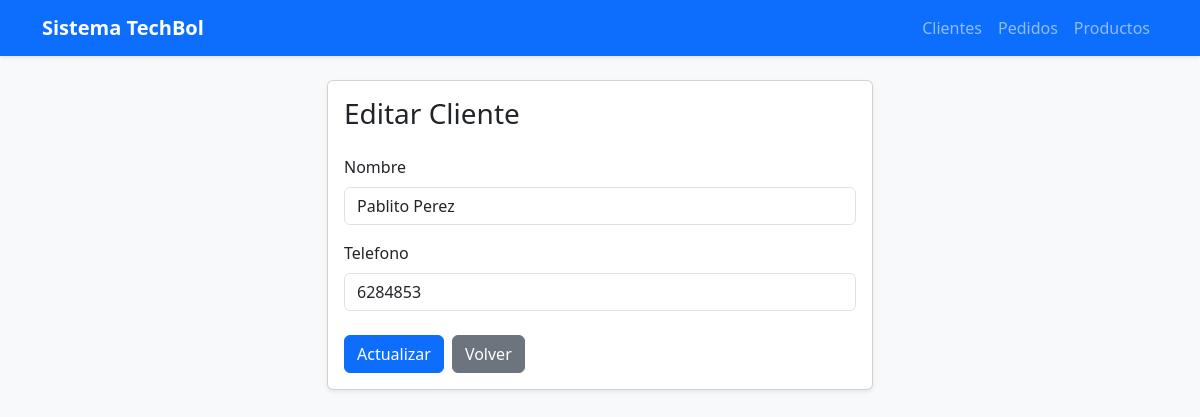
Before: /clientes/edit/1 with the older database file.
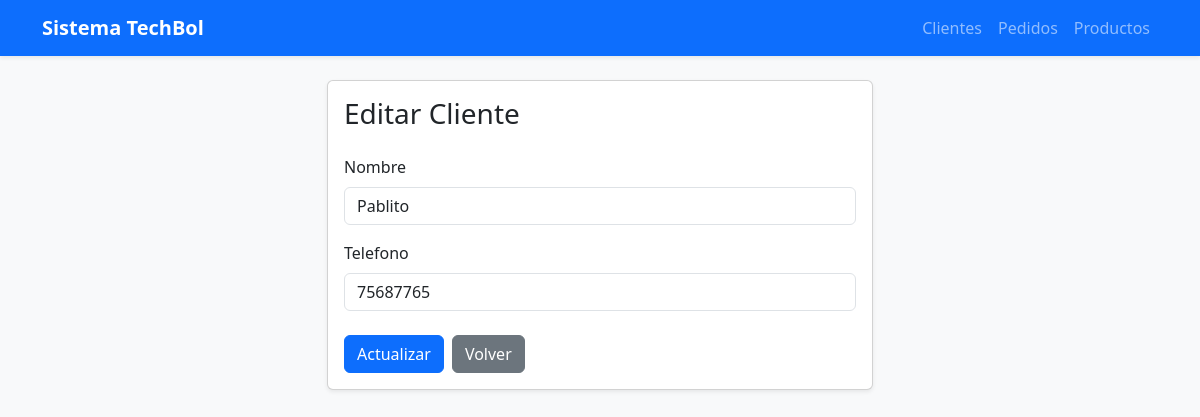
After: the same page with the newer database file.
### app/clientes/models.py (models this page shows, shortened)
class Cliente(db.Model):
    __tablename__ = "clientes"
    id = db.Column(db.Integer, primary_key=True)
    nombre = db.Column(db.String(255), nullable = False)
    telefono = db.Column(db.String(20), nullable = False)
    pedidos = db.relationship('Pedido', back_populates = 'cliente')

### app/clientes/routes.py (the view, shortened to what this page needs)
@bp_clientes.route("/edit/<int:id>", methods=['GET', 'POST'])
def edit(id):
    cliente = Cliente.query.get_or_404(id)
    if request.method == 'GET':
        return render_template(
            'cliente/edit.html',
            cliente=cliente
        )

### app/clientes/templates/cliente/edit.html
{% extends "base.html" %} {% block title %}Editar Miembro{% endblock %} {% block
content %}
<div class="row justify-content-center">
  <div class="col-md-6">
    <div class="card shadow-sm">
      <div class="card-body">
        <h3 class="mb-4">Editar Cliente</h3>
        <form
          action="{{ url_for('bp_clientes.edit', id=cliente.id) }}"
          method="POST"
        >
          <div class="mb-3">
            <label class="form-label"> Nombre </label>
            <input
              type="text"
              name="nombre"
              value="{{ cliente.nombre }}"
              class="form-control"
              placeholder="Nombre Completo"
              required
            />
          </div>
          <div class="mb-4">
            <label class="form-label"> Telefono </label>
            <input
              type="text"
              name="telefono"
              value="{{ cliente.telefono }}"
              class="form-control"
              placeholder="77757733"
              required
            />
          </div>
          <div class="d-flex gap-2">
            <button type="submit" class="btn btn-primary">Actualizar</button>
            <a
              href="{{ url_for('bp_clientes.index') }}"
              class="btn btn-secondary"
            >
              Volver
            </a>
          </div>
        </form>
      </div>
    </div>
  </div>
</div>
{% endblock %}

Changed rows visible on the page:
changed Cliente: nombre "Pablito Perez" → "Pablito"; telefono "6284853" → "75687765"
